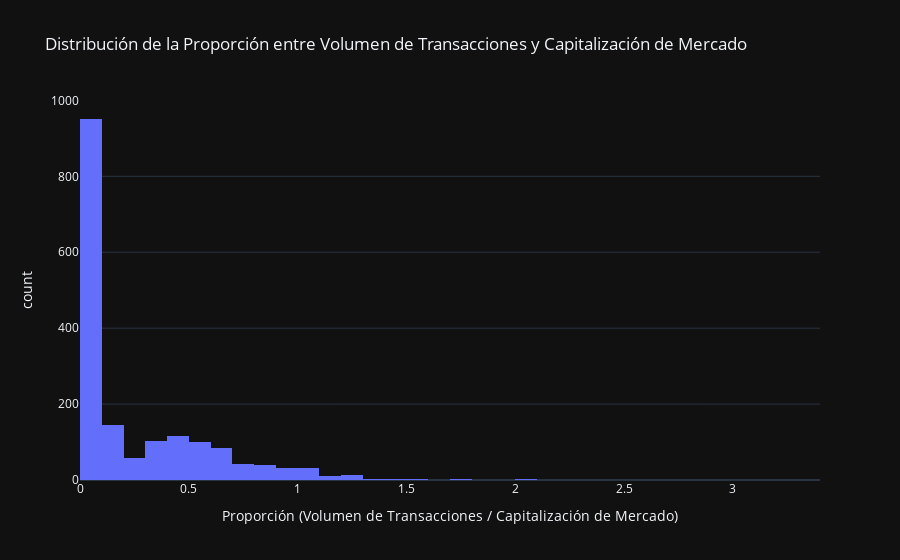

Notebook source saved alongside this figure:
### Code cell
# Histograma para visualizar la distribución Proporcional
fig_Proporcional = px.histogram(
    data, 
    x='Proporcional', 
    nbins=50,  # Número de bins en el histograma
    title='Distribución de la Proporción entre Volumen de Transacciones y Capitalización de Mercado',
    labels={'Proporcional': 'Proporción (Volumen de Transacciones / Capitalización de Mercado)'},
    template='plotly_dark'
)

fig_Proporcional.show()

### Figure 1 — Plotly figure (JSON) as saved in the notebook; plotly's stock layout.template omitted (floating-point values rounded to 4 significant figures; data arrays with more than 128 entries replaced by an {"elided": "..."} marker saying what was removed)
{"data": [{"alignmentgroup": "True", "bingroup": "x", "hovertemplate": "Proporción (Volumen de Transacciones / Capitalización de Mercado)=%{x}<br>count=%{y}<extra></extra>", "legendgroup": "", "marker": {"color": "#636efa", "pattern": {"shape": ""}}, "name": "", "nbinsx": 50, "offsetgroup": "", "orientation": "v", "showlegend": false, "type": "histogram", "x": {"elided": "1742 float values"}, "xaxis": "x", "yaxis": "y"}], "layout": {"barmode": "relative", "legend": {"tracegroupgap": 0}, "title": {"text": "Distribución de la Proporción entre Volumen de Transacciones y Capitalización de Mercado"}, "xaxis": {"anchor": "y", "domain": [0, 1], "title": {"text": "Proporción (Volumen de Transacciones / Capitalización de Mercado)"}}, "yaxis": {"anchor": "x", "domain": [0, 1], "title": {"text": "count"}}}}
